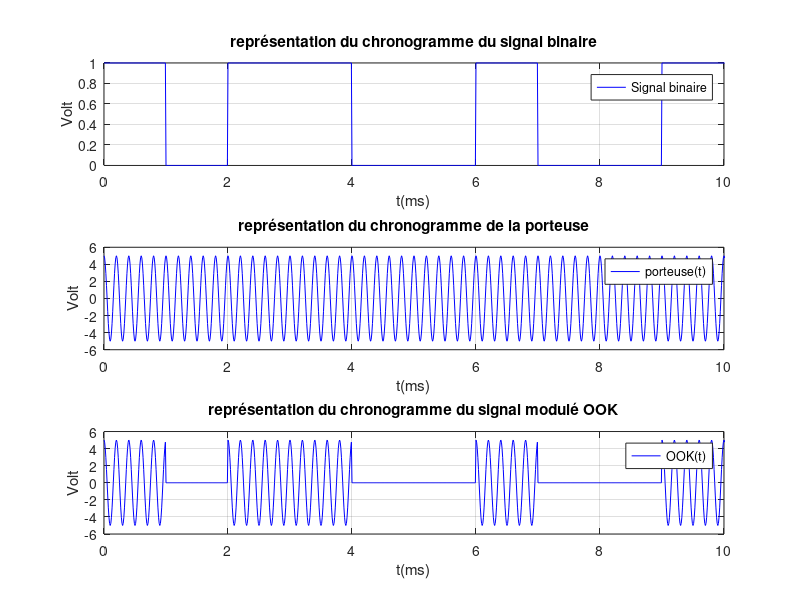

The MATLAB script that drew this image: (Note: this script raises an error after producing the figure.)
clear;
clc;
close;
%% Initialisation des variables
D=1000;  %débit en bits/s
fp=5000; %fréquence porteuse (Hz);
Tb=1/D; %durée d'un bit=1symbole
R=D;    %Rapidité
Ts=Tb;  %durée d'un symbole
fe=100000;    %fréquence échantillonnage
Te=1/fe; %période d'échantillonnage   



data=[1 0 1 1 0 0 1 0 0 1];           %séquence utilisateur à transmettre
data=[data randi([0 1],1,1000)];       %ajout d'une séquence aléatoire à la suite de la séquence utilisateur.

Nb=size(data,2);   % nombre de bits à transmettre
Nech_symb=fe/D;    %nombre déchantillons par symbole
Nech=Nb*Nech_symb;
Tmax=Nb*Tb;        %durée totale de la trame  


%% Codage des données binaires en NRZ
signal_NRZ=[];             %initialisation du signal codé en NRZ
symbole_1=ones(1,Nech_symb);
symbole_0=zeros(1,Nech_symb);

for n=1:Nb      %codage des différents bits
     if (data(n)==1)
        signal_NRZ=[signal_NRZ symbole_1];
     else
        signal_NRZ=[signal_NRZ symbole_0];
     end
    end   


%% Création des signaux
t=0:Te:Tmax-Te;
porteuse=5*cos(2*pi*fp*t);  % création d'un vecteur 'porteuse' 
ASK=signal_NRZ.*porteuse;


%% Affichage des chronogrammes
subplot(3,1,1)
plot(t*1000,signal_NRZ,"b"); %t en ms
title('représentation du chronogramme du signal binaire')
xlabel('t(ms)')
ylabel('Volt')
legend('Signal binaire')
axis([0 10 0 1])  %affichage endant 3 périodes du signal modulant
grid on

subplot(3,1,2)
plot(t*1000,porteuse,"b"); %t en ms
title('représentation du chronogramme de la porteuse')
xlabel('t(ms)')
ylabel('Volt')
legend('porteuse(t)')
axis([0 10 -6 6])  %affichage endant 3 périodes du signal modulant
grid on

subplot(3,1,3)
plot(t*1000,ASK,"b"); %t en ms
title('représentation du chronogramme du signal modulé OOK')
xlabel('t(ms)')
ylabel('Volt')
legend('OOK(t)')
axis([0 10 -6 6])  %affichage endant 3 périodes du signal modulant
grid on

%% Calcul puis affichage des spectres 
[X f]=spectre(signal_NRZ,fe,Nech);
[Y f]=spectre(porteuse,fe,Nech);
[Z f]=spectre(ASK,fe,Nech);
figure;
subplot(3,1,1);
plot(f,X,"b");
title('Spectre en amplitude du signal binaire (NRZ)')
xlabel('f(Hz)')
ylabel('Volt')
legend('|NRZ(f)|')
axis([0 2*fp -60 -20])  
grid on

subplot(3,1,2);
plot(f,Y,"b");
title('Spectre en amplitude de la porteuse')
xlabel('f(Hz)')
ylabel('Volt')
legend('|Porteuse(f)|')
axis([0 2*fp -20 20])  
grid on

subplot(3,1,3);
plot(f,Z,"b");
title('Spectre en amplitude du signal modulé OOK')
xlabel('f(Hz)')
ylabel('Volt')
legend('|OOK(f)|')
axis([0 2*fp -60 20]) 
grid on